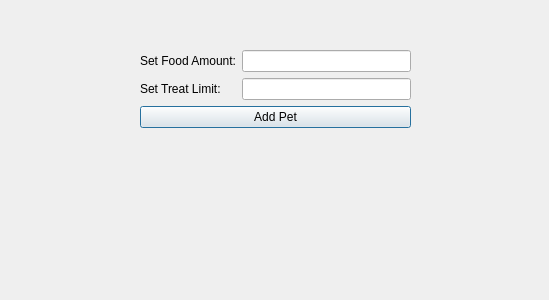
<?xml version="1.0" encoding="UTF-8"?>
<ui version="4.0">
 <class>PPDog</class>
 <widget class="QDialog" name="PPDog">
  <property name="geometry">
   <rect>
    <x>0</x>
    <y>0</y>
    <width>549</width>
    <height>300</height>
   </rect>
  </property>
  <property name="windowTitle">
   <string>Dialog</string>
  </property>
  <widget class="QWidget" name="formLayoutWidget">
   <property name="geometry">
    <rect>
     <x>140</x>
     <y>30</y>
     <width>271</width>
     <height>151</height>
    </rect>
   </property>
   <layout class="QFormLayout" name="formLayout">
    <item row="0" column="0" colspan="2">
     <widget class="QLabel" name="label">
      <property name="font">
       <font>
        <bold>true</bold>
       </font>
      </property>
      <property name="autoFillBackground">
       <bool>true</bool>
      </property>
      <property name="frameShape">
       <enum>QFrame::Shape::NoFrame</enum>
      </property>
      <property name="text">
       <string/>
      </property>
      <property name="textFormat">
       <enum>Qt::TextFormat::AutoText</enum>
      </property>
      <property name="alignment">
       <set>Qt::AlignmentFlag::AlignCenter</set>
      </property>
     </widget>
    </item>
    <item row="1" column="0">
     <widget class="QLabel" name="label_2">
      <property name="text">
       <string>Set Food Amount:</string>
      </property>
     </widget>
    </item>
    <item row="1" column="1">
     <widget class="QLineEdit" name="editFoodAmount"/>
    </item>
    <item row="2" column="0">
     <widget class="QLabel" name="label_3">
      <property name="text">
       <string>Set Treat Limit:</string>
      </property>
     </widget>
    </item>
    <item row="2" column="1">
     <widget class="QLineEdit" name="editTreatLimit"/>
    </item>
    <item row="3" column="0" colspan="2">
     <widget class="QPushButton" name="btnAddPet">
      <property name="autoFillBackground">
       <bool>false</bool>
      </property>
      <property name="text">
       <string>Add Pet</string>
      </property>
     </widget>
    </item>
   </layout>
  </widget>
 </widget>
 <resources/>
 <connections/>
</ui>
